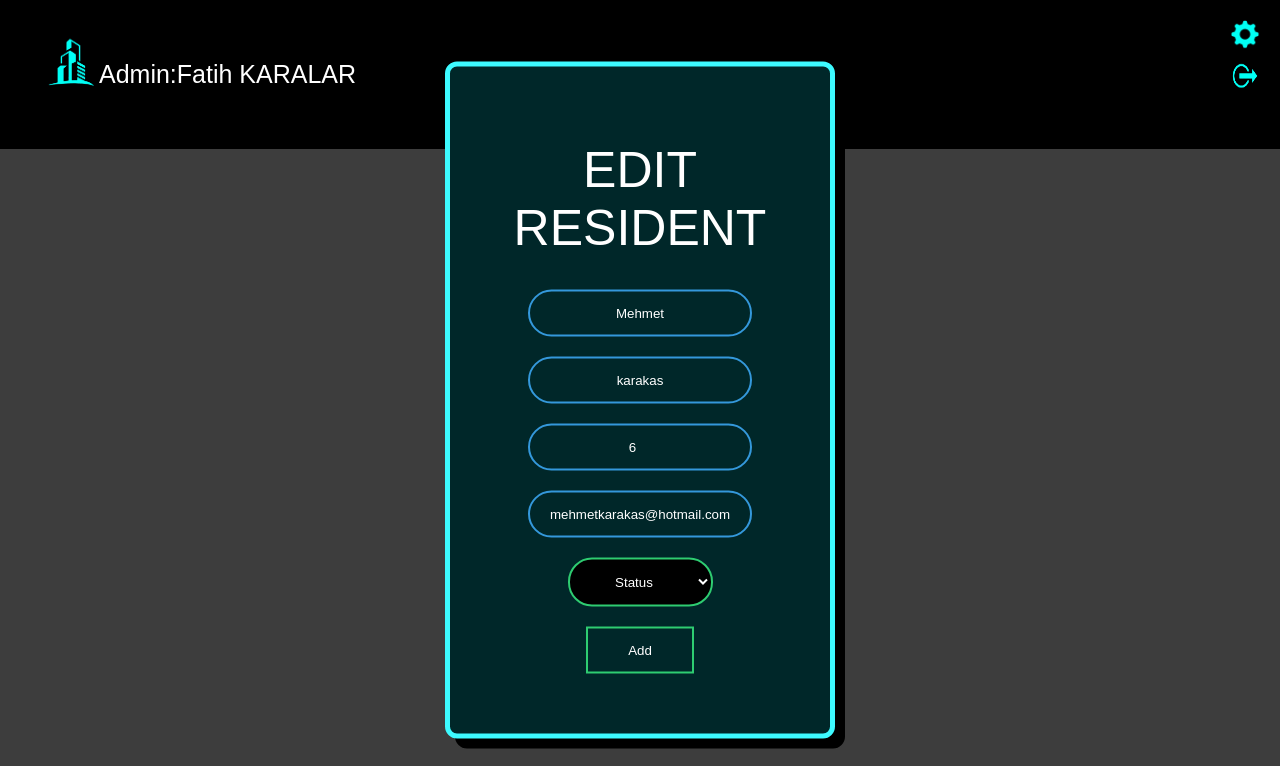
The app's page /AdminOperations/editUser.php?userID=72 (signed in) with its own data.
### tables this page shows
CREATE TABLE `users` (
  `userID` int(11) NOT NULL,
  `username` text NOT NULL,
  `password` text NOT NULL,
  `name` text NOT NULL,
  `surname` text NOT NULL,
  `aptNo` int(11) NOT NULL,
  `status` text NOT NULL,
  `mail` text NOT NULL,
  `rentDebt` float NOT NULL,
  `phoneNumber` text NOT NULL
);

### AdminOperations/editUser.php (the view, shortened to what this page needs)
<?php
require_once '../dbconnection/dbconnect.php';
if ($_SESSION['type']!="admin") {
	header('location: ../nopermission.php');
}else{
	$usernameAdmin=$_SESSION['username'];
	$adminSql="SELECT * FROM admins WHERE username='$usernameAdmin'";
	$adminQuery=mysqli_query($connect,$adminSql);
    $rowAdmin=mysqli_fetch_assoc($adminQuery);
}
?>
<!DOCTYPE html>
<html lang="en">
<head>
	<link rel="stylesheet" href="../Css/addUsers.css">
</head>
<body>
	<header> <p id="adminName">Admin:<?php echo $rowAdmin['name']; ?></p>
		<a href="../index.php">	<img src="../Logos/logo.png" width="100px" height="100px"></a>
		<a href="../options.php"> <input id="options" name='options' type="image" src="../Logos/options.png" width="30px" height="30px"> </a>
		<a href="../Login/adminLogout.php"><input id="logout" name='logout' type="image" src="../Logos/logout.png" width="30px" height="45px"></a>
		<?php
		$userID=$_GET['userID'];
    $editedUserSql="SELECT*FROM users WHERE userID='$userID'";
    $editedUserQuery=mysqli_query($connect,$editedUserSql);
    $editedUserRow=mysqli_fetch_assoc($editedUserQuery);
    ?>
    <form class="addUsersForm" method="post">
    	<h1>Edit resident</h1>
    	<input id="name" type="text" name="name" placeholder="Name " value="<?php echo $editedUserRow['name'] ?>" required>
    	<input id="surname" type="text" name="surname" placeholder="Surname" value="<?php echo $editedUserRow['surname'] ?>" required>
    	<input id="aptNo" type="number" name="aptNo" placeholder="Apartment number" value="<?php echo $editedUserRow['aptNo'] ?>" required>
    	<input id="mail" type="Mail" name="mail" placeholder="Mail" value="<?php echo $editedUserRow['mail'] ?>" required>
    	<select name="status" id="status" required>
    		<option value="" disabled selected hidden>Status</option>
    		<input type="submit" name="submit" value="Add">
    	</form>
    </body>
    </html>

### Css/addUsers.css (style rules this page uses)
body { margin: 0; padding: 0; font-family: sans-serif; background: #3d3d3d; }
.addUsersForm { width: 300px; padding: 40px; position: absolute; top: 50%; left: 50%; transform: translate(-50%, -50%); background: #002729; text-align: center; border: 5px solid #3DFAFF; border-radius: 12px; box-shadow: 10px 10px black; }
.addUsersForm h1 { color: white; text-transform: uppercase; font-weight: 500; }
.addUsersForm input[type="text"] { border: 0; background: none; display: block; margin: 20px auto; text-align: center; border: 2px solid #3498db; padding: 14px 10px; width: 200px; outline: none; color: white; border-radius: 24px; transition: 0.25s; }
.addUsersForm input[type="mail"] { border: 0; background: none; display: block; margin: 20px auto; text-align: center; border: 2px solid #3498db; padding: 14px 10px; width: 200px; outline: none; color: white; border-radius: 24px; transition: 0.25s; }
.addUsersForm input[type="number"] { border: 0; background: none; display: block; margin: 20px auto; text-align: center; border: 2px solid #3498db; padding: 14px 10px; width: 200px; outline: none; color: white; border-radius: 24px; transition: 0.25s; }
.addUsersForm input[type="submit"] { border: 0; background: none; display: block; margin: 20px auto; text-align: center; border: 2px solid #2ecc71; padding: 14px 40px; outline: none; color: white; transition: 0.25s; cursor: pointer; }
.addUsersForm select { border: 0; background: black; display: block; margin: 20px auto; text-align: center; border: 2px solid #2ecc71; padding: 14px 40px; outline: none; color: white; transition: 0.25s; cursor: pointer; border-radius: 24px; }
header { width: 100%; background-color: #000000; padding: 35px; font-size: 25px; color: white; width: 100%; }
header p[id='adminName'] { position: relative; padding-left: 5%; }
header img { display: block; float: left; position: absolute; top: 15px; left: 20px; }
header input[id="options"] { display: block; float: right; position: absolute; top: 10px; right: 10px; margin: 10px; }
header input[id="logout"] { display: block; float: right; position: absolute; top: 25px; right: 10px; margin-top: 30px; margin-right: 10px; }

### records on screen
users: name "Mehmet", surname "karakas", aptNo "6", mail "mehmetkarakas@hotmail.com"

### other values on screen
$rowAdmin['name'] "Fatih KARALAR"
